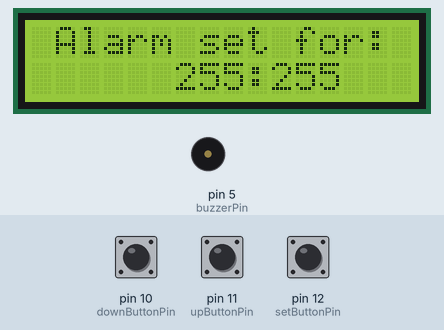
Simulated run of this sketch. Board: Arduino Uno, built with avr-gcc and run on an emulated ATmega328P. Parts: 16×2 character LCD, buzzer (waves = sounding, pin HIGH). The test bench sets the inputs (shaded band); at power-on: pin 12 (setButtonPin) HIGH, pin 10 (downButtonPin) HIGH, pin 11 (upButtonPin) HIGH. The local clock reads 2024-03-15 10:24:30 at power-on unless the sketch sets it; EEPROM starts erased; what the sketch prints to the serial monitor is not drawn.

Above: at 3.1 s.
At 8.3 s:
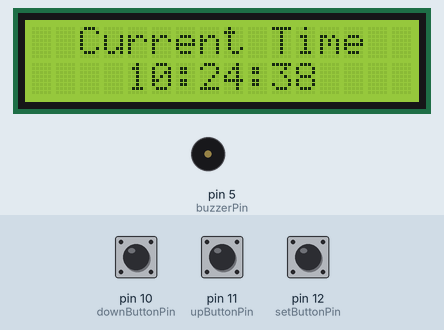
8.4 s: pin 12 (setButtonPin) pulled LOW for 0.15 s
At 9.6 s:
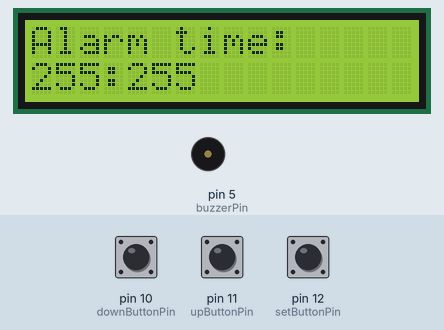
11.4 s: pin 12 (setButtonPin) pulled LOW for 1 s
At 12.7 s:
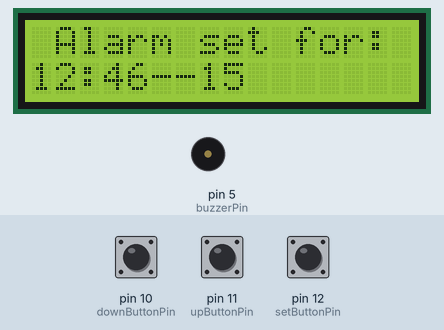
Timing chart, 0 to 14.4 s (numbered marks = the images above; inputs shaded):
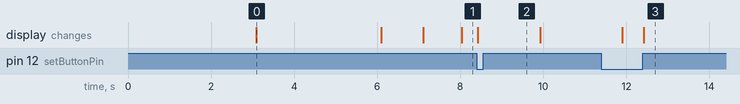

The sketch:

alarm_sketch.ino
```cpp
/*
 * Alarm Clock
 * Jason Bishop
 * 3042012
 *
 * v1.0
 *
 * Explain here
 *
 */

#include <SPI.h>
#include <LiquidCrystal.h>
#include <DS1302RTC.h>
#include <Time.h>
#include <EEPROM.h>
#include <SimpleTimer.h>

LiquidCrystal lcd(3);  // initalize LCD
/*   RTC pins
 *   I/O = 19
 *   SCLK = 18
 *   CE = 17
 *   set to CE,I/O,CLK
 */
DS1302RTC rtc(6 ,8, 7);            // initalize real-time clock (RTC)

const int buzzerPin = 5;
const int upButtonPin = 11;
const int downButtonPin = 10;
const int setButtonPin = 12;
const int alarmRate = 1;

time_t timeNow;
time_t alarmTime;

SimpleTimer timer;

bool alarmOn = false;
bool LCDOn = true;
byte alarmHrs, alarmMins;
int LCDTimer;

void setup() {

Serial.begin(9600);

  // set system time from RTC
  setTime(rtc.get());

  // set alarm setting from stored values
  alarmHrs = EEPROM.read(0);
  alarmMins = EEPROM.read(1);
  alarmTime = setAlarm(alarmHrs, alarmMins);

  // set up LCD
  lcd.begin(16,2);
  lcd.clear();

  // print lcd message with date
  lcd.print("Robo-Alarm");
  printDateToLCD(0,1);
  delay(3000);

  // print alarm time
  lcd.clear();
  lcd.setCursor(1,0);
  lcd.print("Alarm set for:");
  printAlarmToLCD(6,1);
  delay(3000);

  // reset alarm in case it passes in the time elapsed
  alarmTime = setAlarm(alarmHrs, alarmMins);

  // print current time
  lcd.clear();
  lcd.setCursor(2,0);
  lcd.print("Current Time");
  printTimeToLCD(4,1);

  // set LCD to turn off
  LCDTimer = timer.setTimeout(1000, changeLCDState);

  lcd.noDisplay();
  delay(1000);
  lcd.display();

  // set pins for operation
  pinMode(buzzerPin, OUTPUT);
  pinMode(setButtonPin, INPUT_PULLUP);
  pinMode(upButtonPin, INPUT_PULLUP);
  pinMode(downButtonPin, INPUT_PULLUP);

}

void loop() {

  // get time and display on LCD
  if (timeNow < now()) {
    timeNow = now();
    printTimeToLCD(4,1);

    // check for alarm
    if (timeNow == alarmTime)
      alarmOn = true;
  }

  // check if LCD display stay/turn on
  if (digitalRead(setButtonPin) == LOW || digitalRead(upButtonPin) == LOW || digitalRead(downButtonPin) == LOW) {
    Serial.println("BUTTON DETECTED");
    if (LCDOn)
      timer.restartTimer(LCDTimer);

    else {
      changeLCDState();
      LCDTimer = timer.setTimeout(1000, changeLCDState);
    }
  }

  // check if user wants to set alarm
  if (LCDOn && digitalRead(setButtonPin) == LOW) {
    setAlarm();
  }

  // check for alarm off button
  if (alarmOn && (digitalRead(setButtonPin) == LOW)) {
      alarmOn = false;
      alarmTime = now() + 10;
  }

  // play alarm sound (beeps every second)
  if (alarmOn && ((timeNow - alarmTime) % 2 == 0)) {
    tone(buzzerPin, 500, 50);
    Serial.println("ALARM! ALARM! ALARM!");
  }

  Serial.print("  LCD = ");
  Serial.print(LCDOn);
  Serial.print("  Timer status = ");
  Serial.println(timer.isEnabled(LCDTimer));
}

// prints date to LCD as DD-MM-YYYY
void printDateToLCD(int x, int y) {
  lcd.setCursor(x,y);

  if (zeroDigit(day()))
    lcd.print("0");

  lcd.print(day());
  lcd.print("-");

  if (zeroDigit(month()))
    lcd.print("0");

  lcd.print(month());
  lcd.print("-");
  lcd.print(year());
}

// prints time to LCD as HH:MM:SS
void printTimeToLCD(int x, int y) {
  lcd.setCursor(x,y);

  if (zeroDigit(hour()))
    lcd.print("0");

  lcd.print(hour());
  lcd.print(':');

  if (zeroDigit(minute()))
    lcd.print("0");

  lcd.print(minute());
  lcd.print(':');

  if (zeroDigit(second()))
    lcd.print("0");

  lcd.print(second());
}

// prints the alarm time on the LCD display
void printAlarmToLCD(int x, int y) {
  lcd.setCursor(x,y);

  if (zeroDigit((int) alarmHrs))
    lcd.print("0");

  lcd.print((int) alarmHrs);
  lcd.print(':');

  if (zeroDigit((int) alarmMins))
    lcd.print("0");

  lcd.print((int) alarmMins);
}

// checks if passed value is a single digit
bool zeroDigit(int value) {

  if (value < 10)
    return true;

  else
    return false;
}

// sets the alarm time
time_t setAlarm(byte hrs, byte mins) {

  tmElements_t setTime;

  setTime.Year = (byte) year();
  setTime.Month = (byte) month();

  // check if alarm is for next day
  if ((int) hrs < hour() || ((int) hrs == hour() && (int) mins <= minute()))
    setTime.Day = (byte) (day() + 1);

  else
    setTime.Day = (byte) day();

  setTime.Hour = hrs;
  setTime.Minute = mins;
  setTime.Second = 0;

  // write values to EEPROM memory
  EEPROM.write(0, hrs);
  EEPROM.write(1, mins);

  // return time value as time_t
  return makeTime(setTime);
}


// turns the LCD on or off
void changeLCDState() {
Serial.print("  Changing LCD state to ");
  if (LCDOn) {
    lcd.noDisplay();
    LCDOn = false;
  }
  else {
    lcd.display();
    LCDOn = true;
  }
Serial.print(LCDOn);
delay(5000);
}


// set the alarm
void setAlarm() {

  timer.disable(LCDTimer);

  lcd.clear();
  lcd.home();
  lcd.print("Alarm time:");
  printAlarmToLCD(0,1);
  delay(1500);

  lcd.home();
  lcd.print("Set hours: ");

  // enter setting mode
  while (true) {

    // set the hours
    while (true) {
      if (digitalRead(upButtonPin) == LOW) {
        if ((int) ++alarmHrs > 24)
          alarmHrs = (byte) 0;
          delay(500);
      }
      if (digitalRead(downButtonPin) == LOW) {
        if ((int) --alarmHrs < 0)
          alarmHrs = (byte) 24;
          delay(500);
      }
      printAlarmToLCD(0,1);
      if (digitalRead(setButtonPin) == LOW) {
        delay(500);
        break;
      }
    }

    lcd.home();
    lcd.print("Set minutes:");

    // set the minutes
    while (true) {
      if (digitalRead(upButtonPin) == LOW) {
        if ((int) ++alarmMins > 59)
          alarmMins = (byte) 0;
          delay(500);
      }
      if (digitalRead(downButtonPin) == LOW) {
        if ((int) --alarmMins < 0)
          alarmMins = (byte) 59;
          delay(500);
      }
      printAlarmToLCD(0,1);
      if (digitalRead(setButtonPin) == LOW) {
        delay(500);
        break;
      }
    }

    alarmTime = setAlarm(alarmHrs, alarmMins);
    lcd.clear();
  lcd.setCursor(1,0);
  lcd.print("Alarm set for:");
  lcd.setCursor(0,1);
  lcd.print(hour(alarmTime));
  lcd.print(":");
  lcd.print(minute(alarmTime));
  lcd.print("--");
  lcd.print(day(alarmTime));
  delay(3000);
    lcd.clear();
    lcd.setCursor(2,0);
    lcd.print("Current Time");
    printTimeToLCD(4,1);
    timer.enable(LCDTimer);
    timer.restartTimer(LCDTimer);
    break;
  }
}
```

Measured:
- after the input at 8.4 s, the display: changes at once (image 2)
- after the input at 11.4 s, the display: first changes after 0.51 s (image 3 shows a later state)
- what the display in image 0 shows lasts 3.0 s, from 3.1 s to 6.1 s
